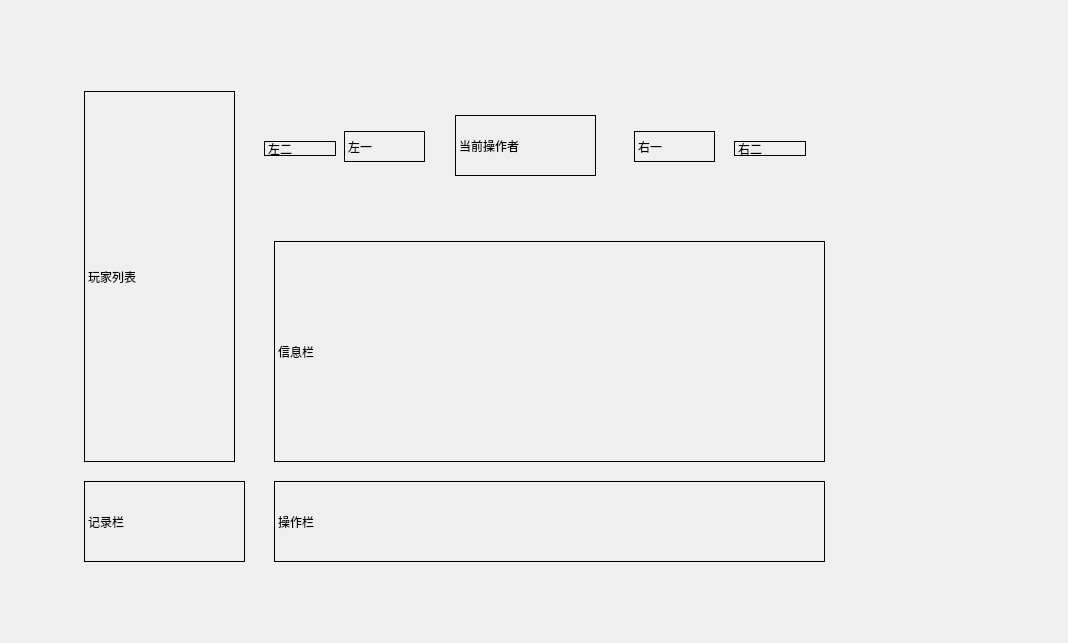
<?xml version="1.0" encoding="UTF-8"?>
<ui version="4.0">
 <class>Widget</class>
 <widget class="QWidget" name="Widget">
  <property name="geometry">
   <rect>
    <x>0</x>
    <y>0</y>
    <width>1068</width>
    <height>643</height>
   </rect>
  </property>
  <property name="windowTitle">
   <string>红黑夜</string>
  </property>
  <layout class="QHBoxLayout" name="horizontalLayout_3">
   <item>
    <spacer name="horizontalSpacer">
     <property name="orientation">
      <enum>Qt::Horizontal</enum>
     </property>
     <property name="sizeHint" stdset="0">
      <size>
       <width>40</width>
       <height>20</height>
      </size>
     </property>
    </spacer>
   </item>
   <item>
    <spacer name="horizontalSpacer_5">
     <property name="orientation">
      <enum>Qt::Horizontal</enum>
     </property>
     <property name="sizeHint" stdset="0">
      <size>
       <width>40</width>
       <height>20</height>
      </size>
     </property>
    </spacer>
   </item>
   <item>
    <widget class="QStackedWidget" name="stackedWidget">
     <property name="sizePolicy">
      <sizepolicy hsizetype="Fixed" vsizetype="Fixed">
       <horstretch>0</horstretch>
       <verstretch>0</verstretch>
      </sizepolicy>
     </property>
     <property name="minimumSize">
      <size>
       <width>1000</width>
       <height>600</height>
      </size>
     </property>
     <property name="maximumSize">
      <size>
       <width>1000</width>
       <height>600</height>
      </size>
     </property>
     <property name="frameShape">
      <enum>QFrame::NoFrame</enum>
     </property>
     <property name="lineWidth">
      <number>1</number>
     </property>
     <property name="currentIndex">
      <number>2</number>
     </property>
     <widget class="QWidget" name="page">
      <layout class="QVBoxLayout" name="verticalLayout">
       <item>
        <widget class="QLabel" name="label">
         <property name="sizePolicy">
          <sizepolicy hsizetype="Fixed" vsizetype="Preferred">
           <horstretch>0</horstretch>
           <verstretch>0</verstretch>
          </sizepolicy>
         </property>
         <property name="minimumSize">
          <size>
           <width>950</width>
           <height>400</height>
          </size>
         </property>
         <property name="maximumSize">
          <size>
           <width>950</width>
           <height>400</height>
          </size>
         </property>
         <property name="frameShape">
          <enum>QFrame::Box</enum>
         </property>
         <property name="text">
          <string>红黑夜logo(950*400)</string>
         </property>
        </widget>
       </item>
       <item>
        <widget class="QWidget" name="widget" native="true">
         <layout class="QHBoxLayout" name="horizontalLayout">
          <item>
           <spacer name="horizontalSpacer_3">
            <property name="orientation">
             <enum>Qt::Horizontal</enum>
            </property>
            <property name="sizeHint" stdset="0">
             <size>
              <width>40</width>
              <height>20</height>
             </size>
            </property>
           </spacer>
          </item>
          <item>
           <widget class="QPushButton" name="btn_startgame">
            <property name="text">
             <string>开始游戏</string>
            </property>
           </widget>
          </item>
          <item>
           <widget class="QPushButton" name="btn_endgame">
            <property name="text">
             <string>结束游戏</string>
            </property>
           </widget>
          </item>
          <item>
           <spacer name="horizontalSpacer_4">
            <property name="orientation">
             <enum>Qt::Horizontal</enum>
            </property>
            <property name="sizeHint" stdset="0">
             <size>
              <width>40</width>
              <height>20</height>
             </size>
            </property>
           </spacer>
          </item>
         </layout>
        </widget>
       </item>
      </layout>
     </widget>
     <widget class="QWidget" name="page_2">
      <widget class="QWidget" name="widget_2" native="true">
       <property name="geometry">
        <rect>
         <x>340</x>
         <y>230</y>
         <width>193</width>
         <height>161</height>
        </rect>
       </property>
       <layout class="QVBoxLayout" name="verticalLayout_2">
        <item>
         <widget class="QLabel" name="label_2">
          <property name="text">
           <string>输入玩家人数：</string>
          </property>
         </widget>
        </item>
        <item>
         <widget class="QLineEdit" name="lineEdit"/>
        </item>
        <item>
         <widget class="QPushButton" name="pushButton">
          <property name="text">
           <string>确认</string>
          </property>
         </widget>
        </item>
        <item>
         <widget class="QPushButton" name="btn_back">
          <property name="text">
           <string>返回标题界面</string>
          </property>
         </widget>
        </item>
       </layout>
      </widget>
     </widget>
     <widget class="QWidget" name="page_3">
      <widget class="QLabel" name="label_3">
       <property name="geometry">
        <rect>
         <x>50</x>
         <y>70</y>
         <width>151</width>
         <height>371</height>
        </rect>
       </property>
       <property name="frameShape">
        <enum>QFrame::Box</enum>
       </property>
       <property name="text">
        <string>玩家列表</string>
       </property>
      </widget>
      <widget class="QLabel" name="label_4">
       <property name="geometry">
        <rect>
         <x>240</x>
         <y>220</y>
         <width>551</width>
         <height>221</height>
        </rect>
       </property>
       <property name="frameShape">
        <enum>QFrame::Box</enum>
       </property>
       <property name="text">
        <string>信息栏</string>
       </property>
      </widget>
      <widget class="QLabel" name="label_5">
       <property name="geometry">
        <rect>
         <x>421</x>
         <y>94</y>
         <width>141</width>
         <height>61</height>
        </rect>
       </property>
       <property name="frameShape">
        <enum>QFrame::Box</enum>
       </property>
       <property name="text">
        <string>当前操作者</string>
       </property>
      </widget>
      <widget class="QLabel" name="label_6">
       <property name="geometry">
        <rect>
         <x>600</x>
         <y>110</y>
         <width>81</width>
         <height>31</height>
        </rect>
       </property>
       <property name="frameShape">
        <enum>QFrame::Box</enum>
       </property>
       <property name="text">
        <string>右一</string>
       </property>
      </widget>
      <widget class="QLabel" name="label_7">
       <property name="geometry">
        <rect>
         <x>310</x>
         <y>110</y>
         <width>81</width>
         <height>31</height>
        </rect>
       </property>
       <property name="frameShape">
        <enum>QFrame::Box</enum>
       </property>
       <property name="text">
        <string>左一</string>
       </property>
      </widget>
      <widget class="QLabel" name="label_8">
       <property name="geometry">
        <rect>
         <x>230</x>
         <y>120</y>
         <width>72</width>
         <height>15</height>
        </rect>
       </property>
       <property name="frameShape">
        <enum>QFrame::Box</enum>
       </property>
       <property name="text">
        <string>左二</string>
       </property>
      </widget>
      <widget class="QLabel" name="label_9">
       <property name="geometry">
        <rect>
         <x>700</x>
         <y>120</y>
         <width>72</width>
         <height>15</height>
        </rect>
       </property>
       <property name="frameShape">
        <enum>QFrame::Box</enum>
       </property>
       <property name="text">
        <string>右二</string>
       </property>
      </widget>
      <widget class="QLabel" name="label_10">
       <property name="geometry">
        <rect>
         <x>240</x>
         <y>460</y>
         <width>551</width>
         <height>81</height>
        </rect>
       </property>
       <property name="frameShape">
        <enum>QFrame::Box</enum>
       </property>
       <property name="text">
        <string>操作栏</string>
       </property>
      </widget>
      <widget class="QLabel" name="label_11">
       <property name="geometry">
        <rect>
         <x>50</x>
         <y>460</y>
         <width>161</width>
         <height>81</height>
        </rect>
       </property>
       <property name="frameShape">
        <enum>QFrame::Box</enum>
       </property>
       <property name="text">
        <string>记录栏</string>
       </property>
      </widget>
     </widget>
    </widget>
   </item>
   <item>
    <spacer name="horizontalSpacer_6">
     <property name="orientation">
      <enum>Qt::Horizontal</enum>
     </property>
     <property name="sizeHint" stdset="0">
      <size>
       <width>40</width>
       <height>20</height>
      </size>
     </property>
    </spacer>
   </item>
   <item>
    <spacer name="horizontalSpacer_2">
     <property name="orientation">
      <enum>Qt::Horizontal</enum>
     </property>
     <property name="sizeHint" stdset="0">
      <size>
       <width>40</width>
       <height>20</height>
      </size>
     </property>
    </spacer>
   </item>
  </layout>
 </widget>
 <layoutdefault spacing="6" margin="11"/>
 <resources/>
 <connections/>
</ui>
